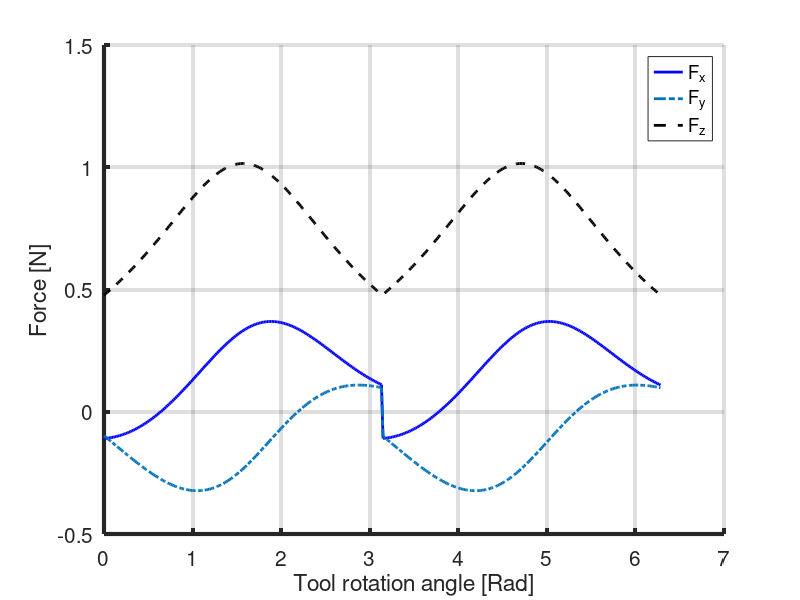

This figure's MATLAB source:
% Milling_Force.m
% Code for milling tool force model presented in T. A. Dow, E. L. Miller, and K. Garrard, "Tool force and deflection compensation for small milling tools," 
% Precision Engineering, vol. 28, no. 1, pp. 31–45, Jan. 2004.
%
% Written by Kazi Sher Ahmed (kazisherahmed@gmail.com) - July 2024

clear; clc;

%% USER-DEFINED PARAMETERS  

    H    = 5.5e9;           % Hardness of workpiece material [Pa]
    E    = 210e9;           % Elastic modulus of workpiece [Pa]    
    mu   = 0.46;            % Friction coefﬁcient between tool rake face and workpiece
    mu_f = 0.2;             % Friction coefﬁcient between ﬂank face and workpiece
    ga   = 50*pi/180;       % Shear angle of the chip [rad]
    
    d    = 10e-6;           % Depth of cut [m]        
    f    = 5*1e-6;          % Up-feed per flute [m/flute]
    R_t  = 0.1e-3;          % Radius of tool [m]
    W_l  = 6e-6;            % Width of wear land [m]
    alp  = 0;               % Sweep angle is between the rotation axis of the tool and a line normal to the workpiece surface [rad]
    zeta = 0;               % Offset of one flute w.r.t. the other caused by runout

%% DOW ET AL. PARAMETERS
%  Note: Uncomment this section to reproduce Fig. 7 of Dow et al. paper

    % H    = 5.5e9;           % Hardness of workpiece material [Pa] [for S-7 steel as used by Dow]
    % E    = 210e9;           % Elastic modulus of workpiece [Pa]     
    % mu   = 0.46;            % Friction coefﬁcient between tool rake face and workpiece
    % mu_f = 0.2;             % Friction coefﬁcient between ﬂank face and workpiece
    % ga   = 50*pi/180;       % Shear angle of the chip [rad]
    % 
    % d    = 25e-6;           % Depth of cut [m]     
    % f    = 18.75 * 1e-6;    % Up-feed per flute [m/flute]
    % R_t  = 0.4e-3;          % Radius of tool [m]
    % W_l  = 7e-6;            % Width of wear land [m]
    % alp  = 0;               % Sweep angle is between the rotation axis of the tool and a line normal to the workpiece surface [rad]
    % zeta = 0;               % Offset of one flute w.r.t. the other caused by runout

 %% CALCULATIONS AND PLOTS

    phi   = acos(1-d/R_t);             % Contact angle between the tool and the workpiece (deﬁned by the tool radius and the depth of cut) [rad]
    theta = linspace(0,2*pi,360);   
    s1    = sin(theta);                % flute 1
    s2    = sin(theta + pi);           % flute 2 (phase-shifted by 180 degrees)

    % Gates: 1 when sinθ >= 0  else 0
    gate1    = double(s1 >= 0);
    gate2    = double(s2 >= 0);
    gate2(1) = 0;                                 % To address the unintended 1 at position 0
          
    A_c1  = d * f * s1 .* gate1 * (1 + zeta);     % Face area of chip
    A_c2  = d * f * s2 .* gate2 * (1 - zeta);     % Face area of chip
    A_f1  = R_t * W_l * phi ./ (2-s1) .* gate1;   % Flank area of tool (width times length of contact region on ﬂank face)
    A_f2  = R_t * W_l * phi ./ (2-s2) .* gate2;   % Flank area of tool (width times length of contact region on ﬂank face)
    
    Fc1   = H*A_c1/3*( (cot(ga)/sqrt(3))+1 ) + mu_f*A_f1*( 0.62*H*sqrt(43*H/E) );
    Ft1   = mu*H*A_c1/3*( (cot(ga)/sqrt(3))+1 ) + A_f1*( 0.62*H*sqrt(43*H/E) );

    Fc2   = H*A_c2/3*( (cot(ga)/sqrt(3))+1 ) + mu_f*A_f2*( 0.62*H*sqrt(43*H/E) );
    Ft2   = mu*H*A_c2/3*( (cot(ga)/sqrt(3))+1 ) + A_f2*( 0.62*H*sqrt(43*H/E) );
        
    Fx1 =  Fc1 * cos(alp) .* sin(theta) - Ft1 * sin(0.5*phi) .* cos(theta);
    Fy1 = -Fc1 * cos(alp) .* cos(theta) - Ft1 * sin(0.5*phi) .* sin(theta);
    Fz1 =  Fc1 * sin(alp) + Ft1 * cos(0.5*phi);

    Fx2 =  Fc2 * cos(alp) .* sin(theta+pi) - Ft2 * sin(0.5*phi) .* cos(theta+pi);
    Fy2 = -Fc2 * cos(alp) .* cos(theta+pi) - Ft2 * sin(0.5*phi) .* sin(theta+pi);
    Fz2 =  Fc2 * sin(alp) + Ft2 * cos(0.5*phi);

    Fx_ext = Fx1 + Fx2;
    Fy_ext = Fy1 + Fy2;
    Fz_ext = Fz1 + Fz2;

% PRINTING THE MEAN VALUES
    mean(Fx_ext)
    mean(Fy_ext)
    mean(Fz_ext)

% MILLING FORCE PLOTS
    figure;
    plot(theta,Fx_ext,'b','LineWidth',2); hold on;
    plot(theta,Fy_ext,'-.','LineWidth',2); hold on;
    plot(theta,Fz_ext,'--k','LineWidth',2); hold off;
    grid on;
    legend('F_x','F_y','F_z');
    ylabel('Force [N]');
    xlabel('Tool rotation angle [Rad]');
    % xlim([0 6.3]);
    % ylim([-0.4 1.1]);
    set(gca,'Box','off','FontSize',15,'LineWidth',3); 
    set(gcf,'Color','w');
